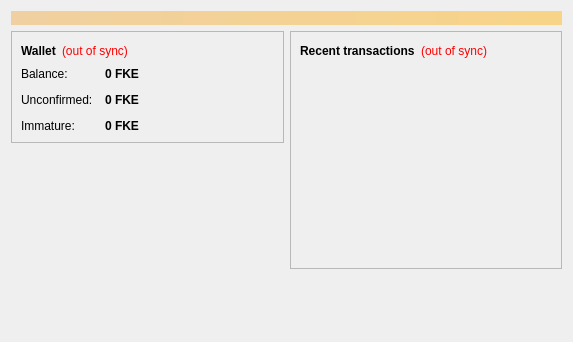
<?xml version="1.0" encoding="UTF-8"?>
<ui version="4.0">
 <class>OverviewPage</class>
 <widget class="QWidget" name="OverviewPage">
  <property name="geometry">
   <rect>
    <x>0</x>
    <y>0</y>
    <width>573</width>
    <height>342</height>
   </rect>
  </property>
  <property name="windowTitle">
   <string>Form</string>
  </property>
  <layout class="QVBoxLayout" name="topLayout">
   <item>
    <widget class="QLabel" name="labelAlerts">
     <property name="visible">
      <bool>false</bool>
     </property>
     <property name="styleSheet">
      <string notr="true">background-color: qlineargradient(x1: 0, y1: 0, x2: 1, y2: 0, stop:0 #F0D0A0, stop:1 #F8D488); color:#000000;</string>
     </property>
     <property name="wordWrap">
      <bool>true</bool>
     </property>
     <property name="margin">
      <number>3</number>
     </property>
    </widget>
   </item>
   <item>
    <layout class="QHBoxLayout" name="horizontalLayout" stretch="1,1">
     <item>
      <layout class="QVBoxLayout" name="verticalLayout_2">
       <item>
        <widget class="QFrame" name="frame">
         <property name="frameShape">
          <enum>QFrame::StyledPanel</enum>
         </property>
         <property name="frameShadow">
          <enum>QFrame::Raised</enum>
         </property>
         <layout class="QVBoxLayout" name="verticalLayout_4">
          <item>
           <layout class="QHBoxLayout" name="horizontalLayout_4">
            <item>
             <widget class="QLabel" name="label_5">
              <property name="font">
               <font>
                <weight>75</weight>
                <bold>true</bold>
               </font>
              </property>
              <property name="text">
               <string>Wallet</string>
              </property>
             </widget>
            </item>
            <item>
             <widget class="QLabel" name="labelWalletStatus">
              <property name="toolTip">
               <string>The displayed information may be out of date. Your wallet automatically synchronizes with the Fakecoin network after a connection is established, but this process has not completed yet.</string>
              </property>
              <property name="styleSheet">
               <string notr="true">QLabel { color: red; }</string>
              </property>
              <property name="text">
               <string notr="true">(out of sync)</string>
              </property>
              <property name="alignment">
               <set>Qt::AlignLeading|Qt::AlignLeft|Qt::AlignVCenter</set>
              </property>
             </widget>
            </item>
            <item>
             <spacer name="horizontalSpacer_2">
              <property name="orientation">
               <enum>Qt::Horizontal</enum>
              </property>
              <property name="sizeHint" stdset="0">
               <size>
                <width>40</width>
                <height>20</height>
               </size>
              </property>
             </spacer>
            </item>
           </layout>
          </item>
          <item>
           <layout class="QFormLayout" name="formLayout_2">
            <property name="fieldGrowthPolicy">
             <enum>QFormLayout::AllNonFixedFieldsGrow</enum>
            </property>
            <property name="horizontalSpacing">
             <number>12</number>
            </property>
            <property name="verticalSpacing">
             <number>12</number>
            </property>
            <item row="0" column="0">
             <widget class="QLabel" name="label">
              <property name="text">
               <string>Balance:</string>
              </property>
             </widget>
            </item>
            <item row="0" column="1">
             <widget class="QLabel" name="labelBalance">
              <property name="font">
               <font>
                <weight>75</weight>
                <bold>true</bold>
               </font>
              </property>
              <property name="cursor">
               <cursorShape>IBeamCursor</cursorShape>
              </property>
              <property name="toolTip">
               <string>Your current balance</string>
              </property>
              <property name="text">
               <string notr="true">0 FKE</string>
              </property>
              <property name="textInteractionFlags">
               <set>Qt::LinksAccessibleByMouse|Qt::TextSelectableByKeyboard|Qt::TextSelectableByMouse</set>
              </property>
             </widget>
            </item>
            <item row="1" column="0">
             <widget class="QLabel" name="label_3">
              <property name="text">
               <string>Unconfirmed:</string>
              </property>
             </widget>
            </item>
            <item row="1" column="1">
             <widget class="QLabel" name="labelUnconfirmed">
              <property name="font">
               <font>
                <weight>75</weight>
                <bold>true</bold>
               </font>
              </property>
              <property name="cursor">
               <cursorShape>IBeamCursor</cursorShape>
              </property>
              <property name="toolTip">
               <string>Total of transactions that have yet to be confirmed, and do not yet count toward the current balance</string>
              </property>
              <property name="text">
               <string notr="true">0 FKE</string>
              </property>
              <property name="textInteractionFlags">
               <set>Qt::LinksAccessibleByMouse|Qt::TextSelectableByKeyboard|Qt::TextSelectableByMouse</set>
              </property>
             </widget>
            </item>
            <item row="2" column="0">
             <widget class="QLabel" name="labelImmatureText">
              <property name="text">
               <string>Immature:</string>
              </property>
             </widget>
            </item>
            <item row="2" column="1">
             <widget class="QLabel" name="labelImmature">
              <property name="font">
               <font>
                <weight>75</weight>
                <bold>true</bold>
               </font>
              </property>
              <property name="toolTip">
               <string>Mined balance that has not yet matured</string>
              </property>
              <property name="text">
               <string notr="true">0 FKE</string>
              </property>
              <property name="textInteractionFlags">
               <set>Qt::LinksAccessibleByMouse|Qt::TextSelectableByKeyboard|Qt::TextSelectableByMouse</set>
              </property>
             </widget>
            </item>
           </layout>
          </item>
         </layout>
        </widget>
       </item>
       <item>
        <spacer name="verticalSpacer">
         <property name="orientation">
          <enum>Qt::Vertical</enum>
         </property>
         <property name="sizeHint" stdset="0">
          <size>
           <width>20</width>
           <height>40</height>
          </size>
         </property>
        </spacer>
       </item>
      </layout>
     </item>
     <item>
      <layout class="QVBoxLayout" name="verticalLayout_3">
       <item>
        <widget class="QFrame" name="frame_2">
         <property name="frameShape">
          <enum>QFrame::StyledPanel</enum>
         </property>
         <property name="frameShadow">
          <enum>QFrame::Raised</enum>
         </property>
         <layout class="QVBoxLayout" name="verticalLayout">
          <item>
           <layout class="QHBoxLayout" name="horizontalLayout_2">
            <item>
             <widget class="QLabel" name="label_4">
              <property name="text">
               <string>&lt;b&gt;Recent transactions&lt;/b&gt;</string>
              </property>
             </widget>
            </item>
            <item>
             <widget class="QLabel" name="labelTransactionsStatus">
              <property name="toolTip">
               <string>The displayed information may be out of date. Your wallet automatically synchronizes with the Fakecoin network after a connection is established, but this process has not completed yet.</string>
              </property>
              <property name="styleSheet">
               <string notr="true">QLabel { color: red; }</string>
              </property>
              <property name="text">
               <string notr="true">(out of sync)</string>
              </property>
              <property name="alignment">
               <set>Qt::AlignRight|Qt::AlignTrailing|Qt::AlignVCenter</set>
              </property>
             </widget>
            </item>
            <item>
             <spacer name="horizontalSpacer">
              <property name="orientation">
               <enum>Qt::Horizontal</enum>
              </property>
              <property name="sizeHint" stdset="0">
               <size>
                <width>40</width>
                <height>20</height>
               </size>
              </property>
             </spacer>
            </item>
           </layout>
          </item>
          <item>
           <widget class="QListView" name="listTransactions">
            <property name="styleSheet">
             <string notr="true">QListView { background: transparent; }</string>
            </property>
            <property name="frameShape">
             <enum>QFrame::NoFrame</enum>
            </property>
            <property name="verticalScrollBarPolicy">
             <enum>Qt::ScrollBarAlwaysOff</enum>
            </property>
            <property name="horizontalScrollBarPolicy">
             <enum>Qt::ScrollBarAlwaysOff</enum>
            </property>
            <property name="selectionMode">
             <enum>QAbstractItemView::NoSelection</enum>
            </property>
           </widget>
          </item>
         </layout>
        </widget>
       </item>
       <item>
        <spacer name="verticalSpacer_2">
         <property name="orientation">
          <enum>Qt::Vertical</enum>
         </property>
         <property name="sizeHint" stdset="0">
          <size>
           <width>20</width>
           <height>40</height>
          </size>
         </property>
        </spacer>
       </item>
      </layout>
     </item>
    </layout>
   </item>
  </layout>
 </widget>
 <resources/>
 <connections/>
</ui>
